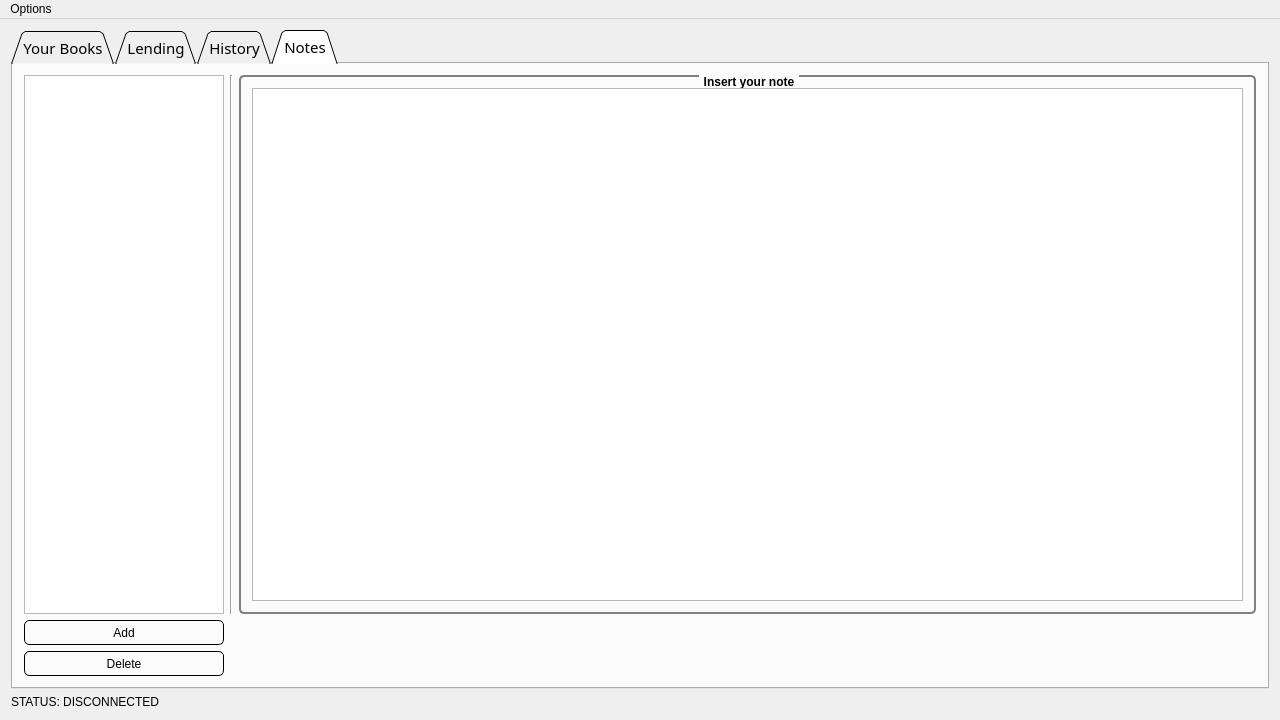
<?xml version="1.0" encoding="UTF-8"?>
<ui version="4.0">
 <class>HomeLibrary</class>
 <widget class="QMainWindow" name="HomeLibrary">
  <property name="geometry">
   <rect>
    <x>0</x>
    <y>0</y>
    <width>1280</width>
    <height>720</height>
   </rect>
  </property>
  <property name="minimumSize">
   <size>
    <width>1280</width>
    <height>720</height>
   </size>
  </property>
  <property name="maximumSize">
   <size>
    <width>1280</width>
    <height>720</height>
   </size>
  </property>
  <property name="windowTitle">
   <string>Home Library v.1.0  | Piotr Lewandowski</string>
  </property>
  <property name="styleSheet">
   <string notr="true"/>
  </property>
  <widget class="QWidget" name="centralWidget">
   <layout class="QVBoxLayout" name="verticalLayout">
    <item>
     <widget class="QTabWidget" name="tabWidget">
      <property name="font">
       <font>
        <family>Gadugi</family>
        <pointsize>11</pointsize>
       </font>
      </property>
      <property name="styleSheet">
       <string notr="true">QGroupBox {
    background-color: qlineargradient(x1: 0, y1: 0, x2: 0, y2: 1,
                                      stop: 0 #E0E0E0, stop: 1 #FFFFFF);
    border: 2px solid gray;
    border-radius: 5px;
    margin-top: 1ex; /* leave space at the top for the title */
}

QGroupBox::title {
    subcontrol-origin: margin;
    subcontrol-position: top center; /* position at the top center */
    padding: 0 3px;
    background-color: qlineargradient(x1: 0, y1: 0, x2: 0, y2: 1,
                                      stop: 0 #FFOECE, stop: 1 #FFFFFF);
}

QPushButton{
	border: 1px solid black;
	border-radius: 5%;
}

QPushButton:hover{
	border:1px solid gray;
}

QPushButton:pressed  {
	border: 2px solid black;
	box-shadow: 5px 10px;
	
}
</string>
      </property>
      <property name="tabPosition">
       <enum>QTabWidget::North</enum>
      </property>
      <property name="tabShape">
       <enum>QTabWidget::Triangular</enum>
      </property>
      <property name="currentIndex">
       <number>3</number>
      </property>
      <property name="documentMode">
       <bool>false</bool>
      </property>
      <property name="movable">
       <bool>true</bool>
      </property>
      <widget class="QWidget" name="tab">
       <attribute name="title">
        <string>Your Books</string>
       </attribute>
       <widget class="QGroupBox" name="groupBox">
        <property name="geometry">
         <rect>
          <x>780</x>
          <y>20</y>
          <width>471</width>
          <height>271</height>
         </rect>
        </property>
        <property name="font">
         <font>
          <weight>75</weight>
          <bold>true</bold>
         </font>
        </property>
        <property name="title">
         <string>Advanced search</string>
        </property>
        <layout class="QHBoxLayout" name="horizontalLayout">
         <item>
          <layout class="QFormLayout" name="formLayout">
           <item row="1" column="0">
            <widget class="QLabel" name="label_Author">
             <property name="text">
              <string>Author:</string>
             </property>
            </widget>
           </item>
           <item row="1" column="1">
            <widget class="QLineEdit" name="lineEdit_Author"/>
           </item>
           <item row="2" column="0">
            <widget class="QLabel" name="label_Title">
             <property name="text">
              <string>Title:</string>
             </property>
            </widget>
           </item>
           <item row="2" column="1">
            <widget class="QLineEdit" name="lineEdit_Title"/>
           </item>
           <item row="3" column="0">
            <widget class="QLabel" name="label_Publisher">
             <property name="text">
              <string>Publisher:</string>
             </property>
            </widget>
           </item>
           <item row="3" column="1">
            <widget class="QLineEdit" name="lineEdit_Publisher"/>
           </item>
           <item row="5" column="1">
            <widget class="QPushButton" name="Button_Search">
             <property name="minimumSize">
              <size>
               <width>50</width>
               <height>30</height>
              </size>
             </property>
             <property name="text">
              <string>SEARCH</string>
             </property>
            </widget>
           </item>
           <item row="6" column="1">
            <widget class="QPushButton" name="Button_Delete">
             <property name="enabled">
              <bool>false</bool>
             </property>
             <property name="minimumSize">
              <size>
               <width>50</width>
               <height>30</height>
              </size>
             </property>
             <property name="text">
              <string>DELETE</string>
             </property>
            </widget>
           </item>
           <item row="7" column="1">
            <widget class="QPushButton" name="Button_Update">
             <property name="enabled">
              <bool>false</bool>
             </property>
             <property name="minimumSize">
              <size>
               <width>50</width>
               <height>30</height>
              </size>
             </property>
             <property name="text">
              <string>UPDATE</string>
             </property>
            </widget>
           </item>
           <item row="0" column="0">
            <widget class="QLabel" name="label_Barcode">
             <property name="text">
              <string>Barcode</string>
             </property>
            </widget>
           </item>
           <item row="0" column="1">
            <widget class="QLineEdit" name="lineEdit_Barcode"/>
           </item>
           <item row="4" column="0">
            <widget class="QLabel" name="label_Year">
             <property name="text">
              <string>Year</string>
             </property>
            </widget>
           </item>
           <item row="4" column="1">
            <widget class="QLineEdit" name="lineEdit_Year"/>
           </item>
          </layout>
         </item>
        </layout>
       </widget>
       <widget class="QTableView" name="tableViewBooks">
        <property name="geometry">
         <rect>
          <x>10</x>
          <y>10</y>
          <width>761</width>
          <height>601</height>
         </rect>
        </property>
       </widget>
       <widget class="QComboBox" name="comboBox">
        <property name="geometry">
         <rect>
          <x>700</x>
          <y>610</y>
          <width>71</width>
          <height>21</height>
         </rect>
        </property>
        <item>
         <property name="text">
          <string>10</string>
         </property>
        </item>
        <item>
         <property name="text">
          <string>20</string>
         </property>
        </item>
        <item>
         <property name="text">
          <string>30</string>
         </property>
        </item>
        <item>
         <property name="text">
          <string>40</string>
         </property>
        </item>
        <item>
         <property name="text">
          <string>50</string>
         </property>
        </item>
        <item>
         <property name="text">
          <string>ALL</string>
         </property>
        </item>
       </widget>
       <widget class="QLabel" name="label_4">
        <property name="geometry">
         <rect>
          <x>620</x>
          <y>610</y>
          <width>71</width>
          <height>21</height>
         </rect>
        </property>
        <property name="text">
         <string>Books on site:</string>
        </property>
       </widget>
       <widget class="QLabel" name="Picture1">
        <property name="geometry">
         <rect>
          <x>1140</x>
          <y>510</y>
          <width>101</width>
          <height>111</height>
         </rect>
        </property>
        <property name="text">
         <string/>
        </property>
        <property name="pixmap">
         <pixmap resource="images.qrc">:/img/Img/books.png</pixmap>
        </property>
        <property name="scaledContents">
         <bool>true</bool>
        </property>
       </widget>
      </widget>
      <widget class="QWidget" name="tab_2">
       <attribute name="title">
        <string>Lending</string>
       </attribute>
       <layout class="QGridLayout" name="gridLayout">
        <item row="1" column="0">
         <widget class="QGroupBox" name="groupBox_Borrow">
          <property name="font">
           <font>
            <pointsize>10</pointsize>
            <weight>75</weight>
            <bold>true</bold>
           </font>
          </property>
          <property name="layoutDirection">
           <enum>Qt::LeftToRight</enum>
          </property>
          <property name="title">
           <string>Borrow a book</string>
          </property>
          <property name="alignment">
           <set>Qt::AlignJustify|Qt::AlignTop</set>
          </property>
          <property name="flat">
           <bool>false</bool>
          </property>
          <property name="checkable">
           <bool>false</bool>
          </property>
          <layout class="QGridLayout" name="gridLayout_3">
           <item row="0" column="0">
            <layout class="QGridLayout" name="gridLayout_Lending">
             <item row="0" column="0">
              <widget class="QGroupBox" name="groupBox_Book">
               <property name="sizePolicy">
                <sizepolicy hsizetype="Minimum" vsizetype="Preferred">
                 <horstretch>0</horstretch>
                 <verstretch>0</verstretch>
                </sizepolicy>
               </property>
               <property name="minimumSize">
                <size>
                 <width>700</width>
                 <height>0</height>
                </size>
               </property>
               <property name="title">
                <string>Book</string>
               </property>
               <layout class="QVBoxLayout" name="verticalLayout_2">
                <item>
                 <widget class="QTableView" name="tableViewBookLending"/>
                </item>
               </layout>
              </widget>
             </item>
             <item row="1" column="0">
              <widget class="QGroupBox" name="groupBox_User">
               <property name="minimumSize">
                <size>
                 <width>700</width>
                 <height>0</height>
                </size>
               </property>
               <property name="title">
                <string>User</string>
               </property>
               <layout class="QVBoxLayout" name="verticalLayout_3">
                <item>
                 <widget class="QTableView" name="tableViewUsers"/>
                </item>
               </layout>
              </widget>
             </item>
            </layout>
           </item>
           <item row="0" column="1">
            <layout class="QGridLayout" name="gridLayout_LendingMenu">
             <item row="5" column="0">
              <widget class="QLineEdit" name="lineEdit_Author_2"/>
             </item>
             <item row="17" column="0">
              <widget class="QLineEdit" name="lineEdit_2"/>
             </item>
             <item row="18" column="0">
              <widget class="QPushButton" name="pushButton_Lend">
               <property name="minimumSize">
                <size>
                 <width>0</width>
                 <height>30</height>
                </size>
               </property>
               <property name="text">
                <string>Lend a book</string>
               </property>
              </widget>
             </item>
             <item row="2" column="0">
              <widget class="QLabel" name="label_Title_2">
               <property name="sizePolicy">
                <sizepolicy hsizetype="Preferred" vsizetype="Fixed">
                 <horstretch>0</horstretch>
                 <verstretch>0</verstretch>
                </sizepolicy>
               </property>
               <property name="text">
                <string>Title</string>
               </property>
              </widget>
             </item>
             <item row="3" column="0">
              <widget class="QLineEdit" name="lineEdit_Title_2"/>
             </item>
             <item row="7" column="0">
              <widget class="QLabel" name="label_UserName">
               <property name="text">
                <string>User name</string>
               </property>
              </widget>
             </item>
             <item row="10" column="0">
              <spacer name="verticalSpacer">
               <property name="orientation">
                <enum>Qt::Vertical</enum>
               </property>
               <property name="sizeHint" stdset="0">
                <size>
                 <width>20</width>
                 <height>40</height>
                </size>
               </property>
              </spacer>
             </item>
             <item row="0" column="0">
              <widget class="QLabel" name="label_Barcode_2">
               <property name="sizePolicy">
                <sizepolicy hsizetype="Preferred" vsizetype="Fixed">
                 <horstretch>0</horstretch>
                 <verstretch>0</verstretch>
                </sizepolicy>
               </property>
               <property name="text">
                <string>Barcode</string>
               </property>
              </widget>
             </item>
             <item row="14" column="0">
              <widget class="QLabel" name="label_BookBarcode">
               <property name="text">
                <string>Book barcode:</string>
               </property>
              </widget>
             </item>
             <item row="19" column="0">
              <layout class="QFormLayout" name="formLayout_LendingSubMen"/>
             </item>
             <item row="1" column="0">
              <widget class="QLineEdit" name="lineEdit_Barcode_2"/>
             </item>
             <item row="9" column="0">
              <widget class="QPushButton" name="pushButton_LendingSearch">
               <property name="minimumSize">
                <size>
                 <width>0</width>
                 <height>35</height>
                </size>
               </property>
               <property name="text">
                <string>Search</string>
               </property>
              </widget>
             </item>
             <item row="15" column="0">
              <widget class="QLineEdit" name="lineEdit_3"/>
             </item>
             <item row="4" column="0">
              <widget class="QLabel" name="label_Author_2">
               <property name="sizePolicy">
                <sizepolicy hsizetype="Fixed" vsizetype="Fixed">
                 <horstretch>0</horstretch>
                 <verstretch>0</verstretch>
                </sizepolicy>
               </property>
               <property name="text">
                <string>Author</string>
               </property>
              </widget>
             </item>
             <item row="16" column="0">
              <widget class="QLabel" name="label_UserBarcode">
               <property name="text">
                <string>User:</string>
               </property>
              </widget>
             </item>
             <item row="6" column="0">
              <widget class="Line" name="Separator">
               <property name="orientation">
                <enum>Qt::Horizontal</enum>
               </property>
              </widget>
             </item>
             <item row="8" column="0">
              <widget class="QLineEdit" name="lineEdit_UserName"/>
             </item>
             <item row="11" column="0">
              <widget class="Line" name="Separator_3">
               <property name="orientation">
                <enum>Qt::Horizontal</enum>
               </property>
              </widget>
             </item>
            </layout>
           </item>
          </layout>
         </widget>
        </item>
       </layout>
      </widget>
      <widget class="QWidget" name="tab_3">
       <attribute name="title">
        <string>History</string>
       </attribute>
      </widget>
      <widget class="QWidget" name="tab_4">
       <attribute name="title">
        <string>Notes</string>
       </attribute>
       <layout class="QHBoxLayout" name="horizontalLayout_3">
        <item>
         <layout class="QGridLayout" name="gridLayout_4">
          <item row="0" column="2">
           <widget class="QGroupBox" name="groupBox_2">
            <property name="font">
             <font>
              <weight>75</weight>
              <bold>true</bold>
             </font>
            </property>
            <property name="title">
             <string>Insert your note</string>
            </property>
            <layout class="QHBoxLayout" name="horizontalLayout_2">
             <item>
              <widget class="QTextEdit" name="textEdi_Note">
               <property name="font">
                <font>
                 <pointsize>9</pointsize>
                </font>
               </property>
              </widget>
             </item>
            </layout>
           </widget>
          </item>
          <item row="0" column="1">
           <widget class="Line" name="Separator_2">
            <property name="orientation">
             <enum>Qt::Vertical</enum>
            </property>
           </widget>
          </item>
          <item row="1" column="0">
           <widget class="QPushButton" name="pushButton_AddNote">
            <property name="minimumSize">
             <size>
              <width>0</width>
              <height>25</height>
             </size>
            </property>
            <property name="text">
             <string>Add</string>
            </property>
           </widget>
          </item>
          <item row="2" column="0">
           <widget class="QPushButton" name="pushButton_DeleteNote">
            <property name="minimumSize">
             <size>
              <width>0</width>
              <height>25</height>
             </size>
            </property>
            <property name="text">
             <string>Delete</string>
            </property>
           </widget>
          </item>
          <item row="0" column="0">
           <widget class="QListView" name="listView_Note">
            <property name="maximumSize">
             <size>
              <width>200</width>
              <height>16777215</height>
             </size>
            </property>
           </widget>
          </item>
         </layout>
        </item>
       </layout>
      </widget>
     </widget>
    </item>
    <item>
     <widget class="QLabel" name="status">
      <property name="font">
       <font>
        <weight>50</weight>
        <italic>false</italic>
        <bold>false</bold>
       </font>
      </property>
      <property name="styleSheet">
       <string notr="true"/>
      </property>
      <property name="text">
       <string>STATUS: DISCONNECTED</string>
      </property>
     </widget>
    </item>
   </layout>
  </widget>
  <widget class="QMenuBar" name="menuBar">
   <property name="geometry">
    <rect>
     <x>0</x>
     <y>0</y>
     <width>1280</width>
     <height>21</height>
    </rect>
   </property>
   <widget class="QMenu" name="menuOptions">
    <property name="title">
     <string>Options</string>
    </property>
    <addaction name="actionDatabase_Settings"/>
    <addaction name="actionCheck_connection"/>
    <addaction name="actionAbout"/>
    <addaction name="separator"/>
    <addaction name="actionRefresh_Data"/>
   </widget>
   <addaction name="menuOptions"/>
  </widget>
  <action name="actionDatabase_Settings">
   <property name="text">
    <string>Database Settings</string>
   </property>
  </action>
  <action name="actionAbout">
   <property name="text">
    <string>About</string>
   </property>
  </action>
  <action name="actionCheck_connection">
   <property name="text">
    <string>Check connection...</string>
   </property>
  </action>
  <action name="actionRefresh_Data">
   <property name="text">
    <string>Refresh Data</string>
   </property>
  </action>
 </widget>
 <layoutdefault spacing="6" margin="11"/>
 <resources>
  <include location="images.qrc"/>
 </resources>
 <connections/>
</ui>
